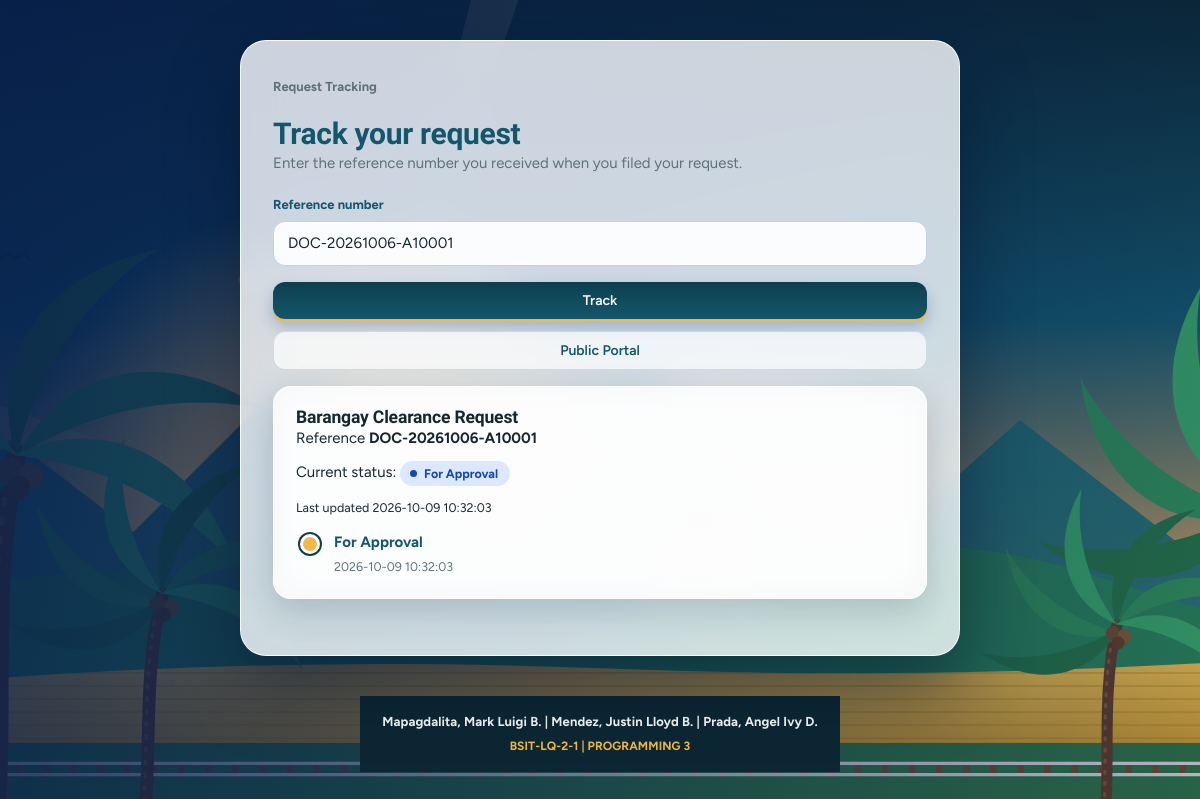
The app's page /track.php?reference=DOC-20261006-A10001 (signed in) with its own data.
### tables this page shows
CREATE TABLE service_records (
    id INT AUTO_INCREMENT PRIMARY KEY,
    module_slug VARCHAR(80) NOT NULL,
    reference_no VARCHAR(60) NOT NULL UNIQUE,
    title VARCHAR(180) NOT NULL,
    resident_id INT NULL,
    requester_name VARCHAR(160),
    category VARCHAR(120),
    description TEXT,
    respondent_name VARCHAR(160) NULL,
    location VARCHAR(255) NULL,
    amount DECIMAL(10,2) DEFAULT 0,
    payment_method VARCHAR(40) NULL,
    payment_reference VARCHAR(100) NULL,
    attachment_path VARCHAR(255) NULL,
    attachment_name VARCHAR(255) NULL,
    status VARCHAR(80) NOT NULL DEFAULT 'Pending',
    priority VARCHAR(40) DEFAULT 'Normal',
    due_date DATE NULL,
    assigned_to INT NULL,
    created_by INT NULL,
    updated_by INT NULL,
    created_at DATETIME NOT NULL,
    updated_at DATETIME NOT NULL,
    deleted_at DATETIME NULL,
    deleted_by INT NULL,
    deleted_status VARCHAR(80) NULL,
    KEY idx_records_module_status (module_slug, status),
    KEY idx_records_due_date (due_date),
    KEY idx_records_resident (resident_id),
    KEY idx_records_updated (updated_at),
    FOREIGN KEY (resident_id) REFERENCES residents(id) ON DELETE SET NULL,
    FOREIGN KEY (assigned_to) REFERENCES users(id) ON DELETE SET NULL,
    FOREIGN KEY (created_by) REFERENCES users(id) ON DELETE SET NULL,
    FOREIGN KEY (updated_by) REFERENCES users(id) ON DELETE SET NULL
);

CREATE TABLE record_history (
    id INT AUTO_INCREMENT PRIMARY KEY,
    record_id INT NOT NULL,
    status VARCHAR(80) NOT NULL,
    notes TEXT,
    changed_by INT NULL,
    created_at DATETIME NOT NULL,
    FOREIGN KEY (record_id) REFERENCES service_records(id) ON DELETE CASCADE,
    FOREIGN KEY (changed_by) REFERENCES users(id) ON DELETE SET NULL
);

### includes/functions.php (called while the page is built, shortened)
<?php
function e(mixed $value): string
{
    return htmlspecialchars((string) $value, ENT_QUOTES, 'UTF-8');
}
function base_url(): string
{
    $script = str_replace('\\', '/', dirname($_SERVER['SCRIPT_NAME'] ?? ''));
    $base = preg_replace('#/(modules|public)$#', '', $script);
    return rtrim($base === '/' ? '' : $base, '/');
}
function app_url(string $path = ''): string
{
    return base_url() . '/' . ltrim($path, '/');
}
function fetch_one(string $sql, array $params = []): ?array
{
    $stmt = db()->prepare($sql);
    $stmt->execute($params);
    $row = $stmt->fetch();
    return $row ?: null;
}
function fetch_all(string $sql, array $params = []): array
{
    $stmt = db()->prepare($sql);
    $stmt->execute($params);
    return $stmt->fetchAll();
}
function status_class(string $status): string
{
    $normalized = strtolower(str_replace([' ', '/'], '-', $status));
    return 'status status-' . preg_replace('/[^a-z0-9-]/', '', $normalized);
}

### config/database.php (called while the page is built, shortened)
<?php
function db(): PDO
{
    static $pdo = null;
    if ($pdo instanceof PDO) {
        return $pdo;
    }
    $dsn = 'mysql:host=' . DB_HOST . ';dbname=' . DB_NAME . ';charset=' . DB_CHARSET;
    $pdo = new PDO($dsn, DB_USER, DB_PASS, [
        PDO::ATTR_ERRMODE => PDO::ERRMODE_EXCEPTION,
        PDO::ATTR_DEFAULT_FETCH_MODE => PDO::FETCH_ASSOC,
        PDO::ATTR_EMULATE_PREPARES => false,
    ]);
    return $pdo;
}

### public/track.php (the view, shortened to what this page needs)
<?php
require_once __DIR__ . '/../includes/layout.php';
$reference = trim((string) ($_GET['reference'] ?? ''));
$record = null;
$history = [];
if ($reference !== '') {
    try {
        $record = fetch_one(
            'SELECT id, reference_no, module_slug, title, status, updated_at FROM service_records WHERE reference_no = ? AND deleted_at IS NULL',
            [$reference]
        );
        if ($record) {
            $history = fetch_all('SELECT status, created_at FROM record_history WHERE record_id = ? ORDER BY id ASC', [(int) $record['id']]);
        }
    } catch (Throwable $error) {
        $notice = 'The tracking service is not ready yet. Please try again later.';
    }
}
?>
<section class="auth-card" style="width:min(100%, 720px);">
    <p class="eyebrow">Request Tracking</p>
    <h1>Track your request</h1>
    <p>Enter the reference number you received when you filed your request.</p>
    <form class="form-grid" method="get">
        <div class="form-field full">
            <label>Reference number</label>
            <input class="form-control" name="reference" value="<?= e($reference) ?>" placeholder="Example: DOC-20261006-A10001" required>
        </div>
        <div class="form-actions full">
            <button class="btn" type="submit">Track</button>
            <a class="btn btn-ghost" href="<?= e(app_url('public/index.php')) ?>">Public Portal</a>
        </div>
    </form>
    <?php if ($record): ?>
        <div class="panel" style="margin-top:16px"><div class="panel-body">
            <h3><?= e($record['title']) ?></h3>
            <p>Reference <strong><?= e($record['reference_no']) ?></strong></p>
            <p>Current status: <span class="<?= e(status_class($record['status'])) ?>"><?= e($record['status']) ?></span></p>
            <small>Last updated <?= e($record['updated_at']) ?></small>
            <?php if ($history): ?>
                <ul class="timeline" style="margin-top:12px">
                    <?php foreach ($history as $step): ?><li><strong><?= e($step['status']) ?></strong><small><?= e($step['created_at']) ?></small></li><?php endforeach; ?>
                </ul>
            <?php endif; ?>
        </div></div>
    <?php endif; ?>
</section>

### records on screen
service_records: title "Barangay Clearance Request", reference_no "DOC-20261006-A10001", status "For Approval", updated_at "2026-10-09 10:32:03"
record_history: status "For Approval", created_at "2026-10-09 10:32:03"
